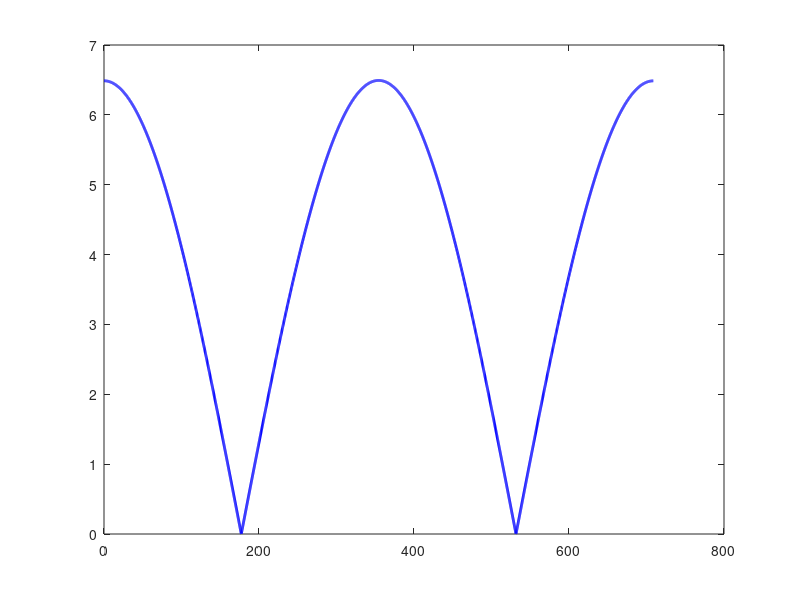

Recreate this plot in MATLAB. (Note: this script raises an error after producing the figure.)
clear; clc; close all;

n       = 2831;
Tau     = deg2rad(-1.545);
Y       = 346.71;
t_0     = -1.23;
azi_p   = deg2rad([0, 180]);
T_total = 708.75;
dt      = 0.25;
t       = 0:dt:T_total;
N       = length(t);

R_moon    = 1737400;
h_panel   = 0.3;
theta_dip = acos(R_moon / (R_moon + h_panel));

L       = deg2rad(-91);
omega   = 360 / 708.75;
E       = deg2rad(90);
G_sc    = 1361;
I_illum = 0.3543;

panel_area     = (0.45 * 0.15) * .75;
panel_eff      = 0.28;
inc_derate     = 0.95;
panel_mass_per_m2 = 2.0;   % kg/m2
batt_specific_energy = 200; % Wh/kg 

B_arr      = zeros(1, N);
G_flux_arr = zeros(1, N);
P_elec_arr = zeros(1, N);

for i = 1:N
    ti = t(i);
    d  = Tau * sin(deg2rad(360/Y * (n + ti/24 - t_0)));
    H  = deg2rad(omega * (T_total/2 - ti));
    B  = asin(cos(L)*cos(d)*cos(H) + sin(L)*sin(d));
    B_arr(i) = B;
    cb = cos(B);

    if abs(cb) > 1e-10
        azi_s = asin(max(-1, min(1, cos(d)*sin(H)/cb)));
    else
        azi_s = 0;
    end

    G_total = 0;
    if B > -theta_dip
        for p = 1:2
            cos_theta = cos(B)*cos(azi_s - azi_p(p)) + sin(B)*cos(E);
            if cos_theta > 0
                G_total = G_total + G_sc * cos_theta;
            end
        end
    end

    G_flux_arr(i) = G_total * I_illum;
    P_elec_arr(i) = G_flux_arr(i) * panel_area * panel_eff * inc_derate;
end

P_avg = mean(P_elec_arr);
P_max = max(P_elec_arr);

% Electrical power output
figure;
plot(t, P_elec_arr, 'b', 'LineWidth', 2);
hold on;
yline(P_avg, 'r--', 'LineWidth', 1.5, 'LabelHorizontalAlignment', 'left');
hold off;
xlabel('Time [hr]');
ylabel('Electrical Power [W]');
title('Electrical Power Output');
legend('Power output', sprintf('Average: %.2f W', P_avg), 'Location', 'best');
grid on;
ylim([0, inf]);

% Energy budget per 1 km traverse
speeds    = [0.005, 0.010, 0.015, 0.020, 0.025];
P_base    = 25;
t_trav    = (1000 ./ speeds) / 3600;   % hours
E_solar   = P_avg  .* t_trav;
E_base    = P_base .* t_trav;
E_required = max(E_base - E_solar, 0); % battery must supply this

figure;
x = 1:length(speeds);
b = bar(x, [E_solar; E_required]', 'stacked');
b(1).FaceColor = [0.20 0.63 0.17];
b(2).FaceColor = [0.84 0.15 0.16];
xticks(x);
xticklabels(arrayfun(@(s) sprintf('%.3f m/s', s), speeds, 'UniformOutput', false));
xlabel('Rover Speed');
ylabel('Energy [Wh]');
title('Energy Budget per 1 km Traverse — Region 7');
legend('Solar energy provided [Wh]', 'Battery required [Wh]', 'Location', 'northeast');
grid on;

% Mass comparison: with vs. without solar
panel_mass     = 2*(panel_area * panel_mass_per_m2);
batt_no_solar  = E_base     ./ batt_specific_energy;
batt_w_solar   = (E_required ./ batt_specific_energy) + panel_mass;

figure;
bar_data = [batt_no_solar; batt_w_solar; repmat(panel_mass, 1, length(speeds))]';
b2 = bar(x, bar_data);
b2(1).FaceColor = [0.84 0.15 0.16];
b2(2).FaceColor = [0.20 0.63 0.17];
b2(3).FaceColor = [0.12 0.47 0.71];
ylabel('Mass [kg]');
xticks(x);
xticklabels(arrayfun(@(s) sprintf('%.3f m/s', s), speeds, 'UniformOutput', false));
xlabel('Rover Speed');
title('Mass Comparison: Battery vs Solar Panel');
legend('Battery mass (no solar)', 'Battery + Solar mass (with solar)', ...
       'Solar panel mass', 'Location', 'northeast');
grid on;
